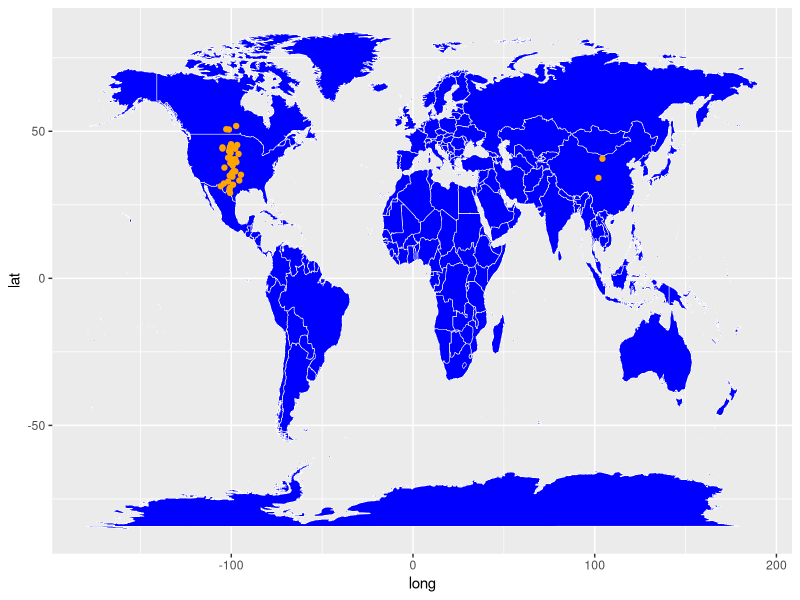

The R source for this figure:
## ---- chunk 1
# install packages
packReq <- c(
  "tidyverse",
  "ggplot2"
)

# Install and load all required packages
lapply(packReq, function(x) {
  print(x)
  if (require(x, character.only = TRUE) == FALSE) {
    install.packages(x)
    library(x, character.only = TRUE)
  }
})
## ---- chunk 2
library(tidyverse) # general data wrangling
library(ggplot2)
## ---- chunk 3
df <- read.csv('example_data/geocoordinates_example.csv')
## ---- chunk 4
# create data for world coordinates using map_data() function 
world_coordinates <- map_data("world") 
# create world map using ggplot() function 
ggplot() + 
  # to make it not complain about x,y undefined
  geom_blank(data=world_coordinates, aes(x=long, y=lat)) +
  geom_map( 
    data = world_coordinates,
    map = world_coordinates, 
    aes(
      map_id = region),
    color = "white", fill = "blue", linewidth = 0.2 
  )+
  geom_point( 
    data = df, 
    aes(long, lat), 
    alpha = 1, color = 'orange'
  ) + 
# legend.position as none removes the legend 
theme(legend.position="none") 
